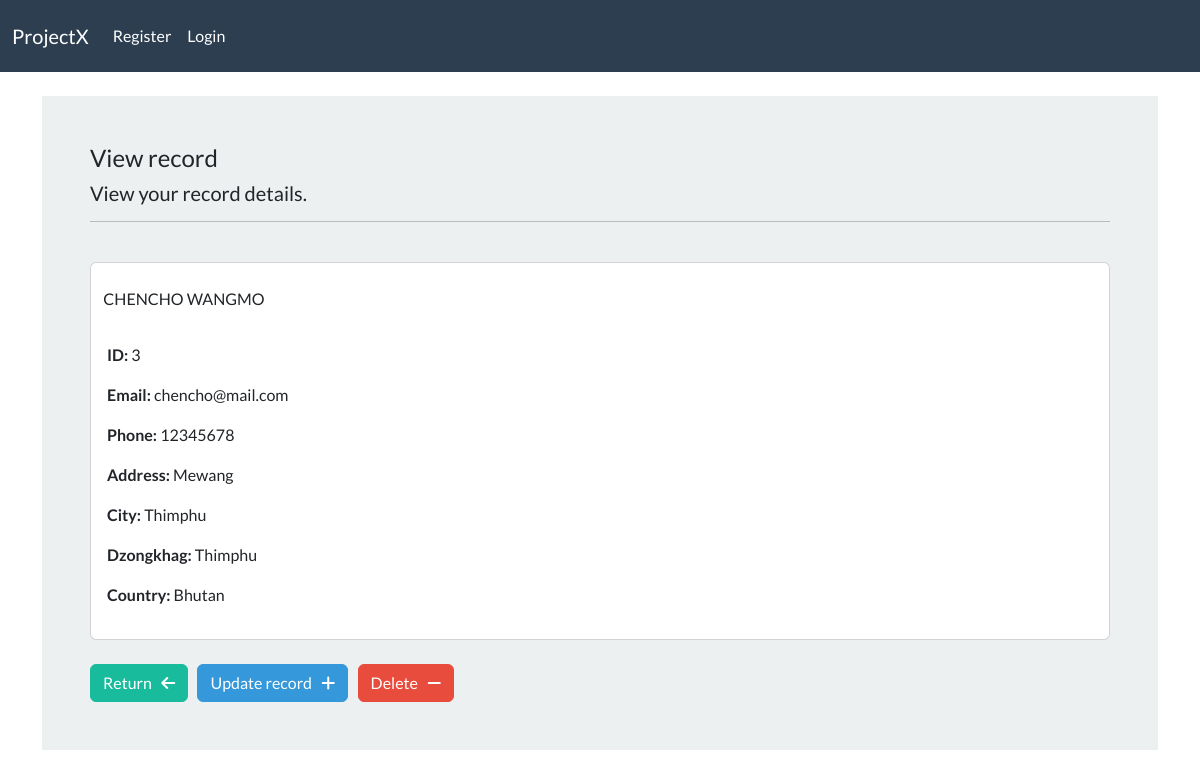
/detail-record/3/, run on the app's committed database.
### webapp/models.py (models this page shows, shortened)
class Record(models.Model):
    creation_date = models.DateTimeField(auto_now_add=True)
    first_name = models.CharField(max_length=150)
    last_name = models.CharField(max_length=150)
    email = models.CharField(max_length=150)
    phone = models.CharField(max_length=150)
    address = models.CharField(max_length=150)
    city = models.CharField(max_length=150)
    dzongkhag = models.CharField(max_length=150)
    country = models.CharField(max_length=150)

### webapp/views.py (the view)
# urls.py: path('detail-record/<int:pk>/',views.detailsRecordView,name="detail-record"),
def detailsRecordView(request,pk):
    record = Record.objects.get(id=pk)
    context = {'record':record}
    return render(request,'webapp/view-record.html',context=context)

### webapp/templates/webapp/view-record.html (shortened to what this page needs)
{% extends "webapp/base.html" %}
{% load crispy_forms_tags %}
{% block content %}
<body>
    <div class="container bg-light shadow-md p-5">
    <h4>View record</h4>
    <h5>View your record details. </h5>
    <hr>
    <br>
    <div class="card pt-4" >
         {{record.first_name|upper}} {{record.last_name|upper}}
        <div class="card-body">
          <p class="card-text">
            <p><strong>ID: </strong>{{record.id}}</p>
            <p><strong>Email: </strong>{{record.email}}</p>
            <p><strong>Phone: </strong>{{record.phone}}</p>
            <p><strong>Address: </strong>{{record.address}}</p>
            <p><strong>City: </strong>{{record.city}}</p>
            <p><strong>Dzongkhag: </strong>{{record.dzongkhag}}</p>
            <p><strong>Country: </strong>{{record.country}}</p>
          </p>
        </div>
      </div>
</body>
<br>
<a class="btn btn-success" href="{% url 'dashboard' %}"> Return &nbsp; <i class="fa-solid fa-arrow-left"></i></a>
<a class="btn btn-info" href="{% url 'update-record' record.id %}">Update record &nbsp; <i class="fa-solid fa-plus"></i></a>
<a class="btn btn-danger" href="{% url 'delete-record' record.id %}"> Delete &nbsp; <i class="fa-solid fa-minus"></i></a>
{% endblock  %}

### data on the page
Record: first_name "CHENCHO", last_name "WANGMO", id "3", email "chencho@mail.com", phone "12345678", address "Mewang", city "Thimphu", dzongkhag "Thimphu", country "Bhutan"
